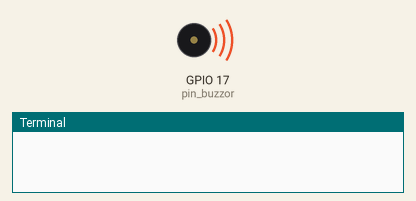
Recording of a program running on a simulated Raspberry Pi (BCM pin numbers). On the bench: buzzer (waves = sounding), the last lines printed to the terminal.

Above: at 0.1 s.
At 13.9 s:
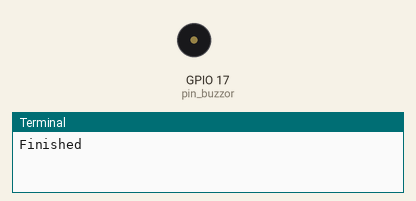
Timing chart, 0 to 15.4 s (numbered marks = the images above):
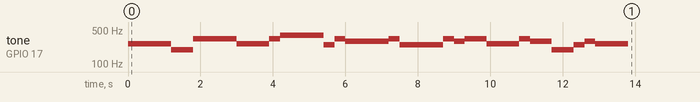

Measured:
- by itself, tone on GPIO 17 (pin_buzzor): plays 262 Hz for 1.2 s, 196 Hz for 0.60 s, 330 Hz for 1.2 s, 262 Hz for 0.90 s, 330 Hz for 0.30 s, 393 Hz for 1.2 s … (21 notes in this stretch)

The program:

buzzor_pwm.py
```python
#硬件：RaspiberryPi 4B  无源蜂鸣器(低电平触发)
#连接方式：3_3V pin1 --- 连接蜂鸣器 VCC
#         BCM17 (board:pin11) ---  连接蜂鸣器I/O
#         GND OV (board:pin25) ---  连接蜂鸣器GND
#内容: 运行程序，蜂鸣器播放音乐； CTRL+C 退出。

import RPi.GPIO as GPIO   #导入RPi的GPIO
from time import sleep

class BuzzorSong():
    """创建一个蜂鸣器歌曲的类"""
    def __init__(self,pin_buzzor,delay_beat):
        """初始化属性,设置pwm模式"""
        self.pin_buzzor = pin_buzzor
        GPIO.setmode(GPIO.BCM)
        GPIO.setup(pin_buzzor,GPIO.OUT)
        GPIO.output(pin_buzzor,GPIO.HIGH)
        self.buzzor_pwm = GPIO.PWM(pin_buzzor, 1440) #频率
        self.buzzor_pwm.start(50) #占空比
        self.dealy_beat = delay_beat

        self.note2freq = {"cl1":131,"cl2":147,"cl3":165,"cl4":175,"cl5":196,"cl6":211,"cl7":248,
                          "cm1":262,"cm2":294,"cm3":330,"cm4":250,"cm5":393,"cm6":441,"cm7":495,
                          "ch1":525,"ch2":589,"ch3":661,"ch4":700,"ch5":786,"ch6":882,"ch7":990,
                          }

    def play_song(self,notes,beats):
        """播放曲目"""
        for note,beat in zip(notes,beats):
            self.buzzor_pwm.ChangeFrequency(self.note2freq[note])
            sleep(self.dealy_beat*beat)

    def stop_song(self):
        """停止播放曲目"""
        self.buzzor_pwm.stop()
        GPIO.output(self.pin_buzzor,GPIO.HIGH)

if __name__ == "__main__":

    pin_buzzor = 17
    buzzor_song = BuzzorSong(pin_buzzor,delay_beat=0.3)

    #音符
    notes = ['cm1', 'cm1', 'cm1', 'cl5', 'cm3', 'cm3', 'cm3', 'cm1',
             'cm1', 'cm3', 'cm5', 'cm5', 'cm4', 'cm3', 'cm2', 'cm2',
             'cm3', 'cm4', 'cm4', 'cm3', 'cm2', 'cm3', 'cm1', 'cm1',
             'cm3', 'cm2', 'cl5', 'cl7', 'cm2', 'cm1']
    #节拍
    beats = [1, 1, 2, 2, 1, 1, 2, 2,
             1, 1, 2, 2, 1, 1, 3, 1,
             1, 2, 2, 1, 1, 2, 2, 1,
             1, 2, 2, 1, 1, 3]

    while True:
        try:
            buzzor_song.play_song(notes,beats)
            buzzor_song.stop_song()
            print("Finished")
        except KeyboardInterrupt:
            print("User Quit.")
            break
    GPIO.cleanup()    
```
